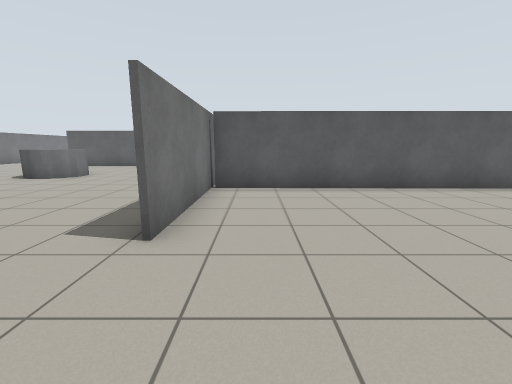
view 1 (above)

24 first-person views from a walk through a Gazebo world. The camera is 1.1 m above the floor, tilts 10° down and sees 90° across. Floor lines are 1 m apart. The floor is counted in squares, 1 m on a side. Each view is taken from the middle of a square. On the plan, view 1 faces up. The plan holds only what a view shows up to about 11 squares ahead; the rest is blank. The place goes on beyond the plan.

view 2
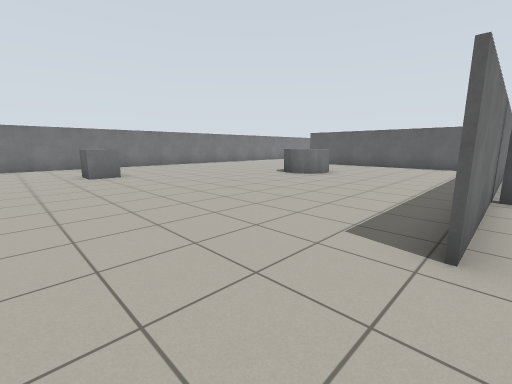

view 3
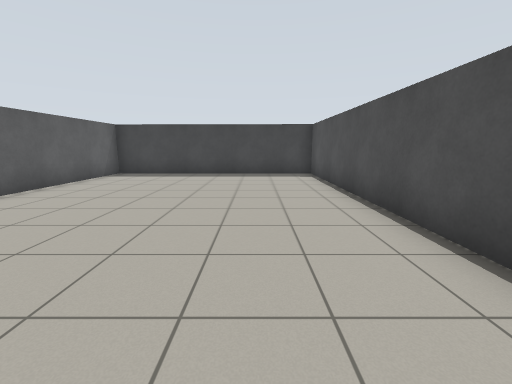

view 4
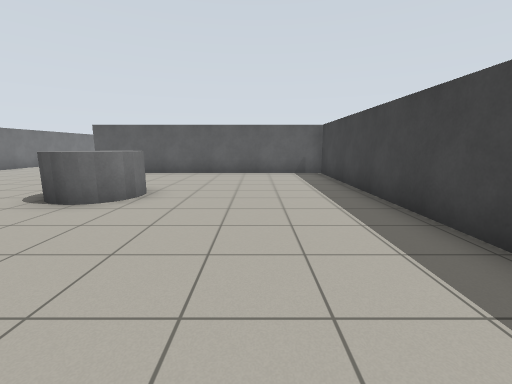

view 5
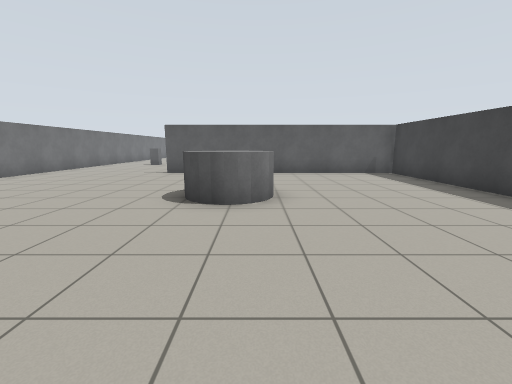

view 6
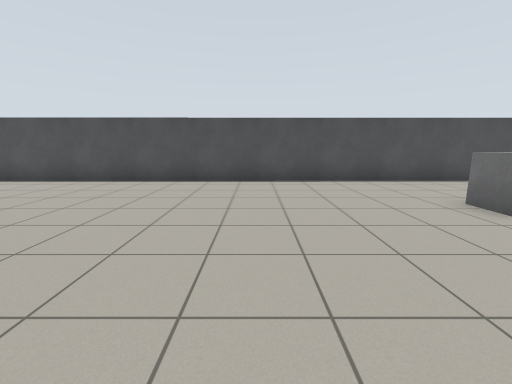

view 7
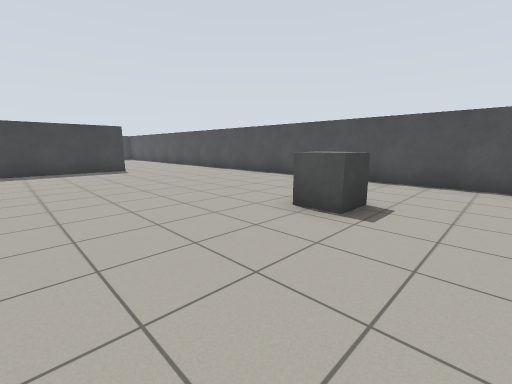

view 8
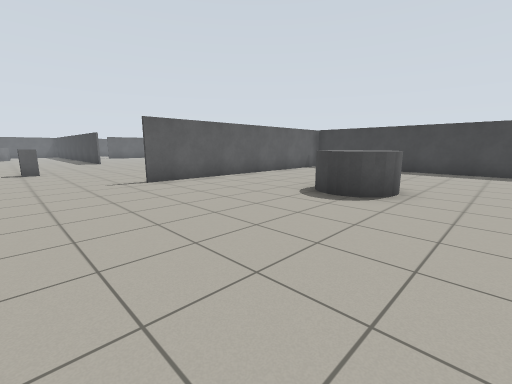

view 9
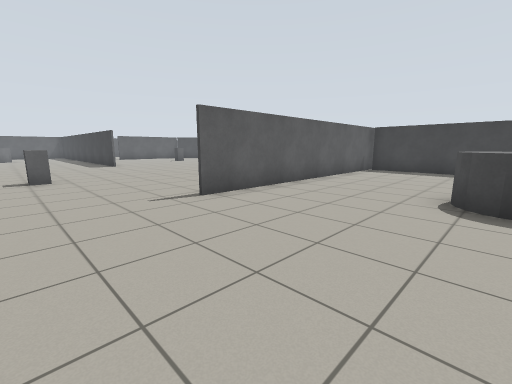

view 10
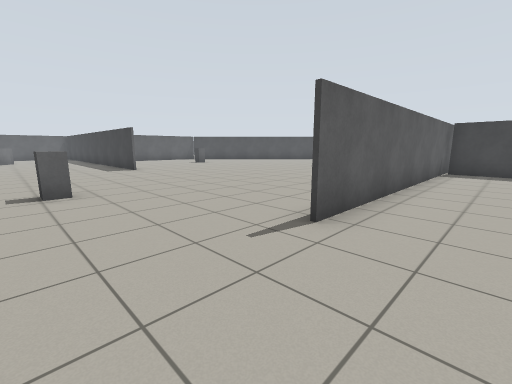

view 11
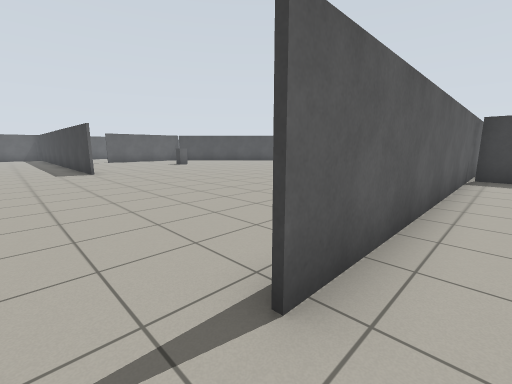

view 12
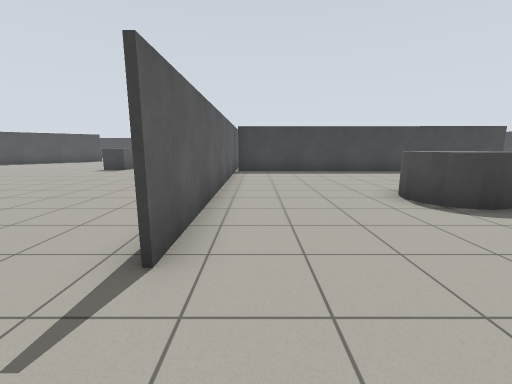

view 13
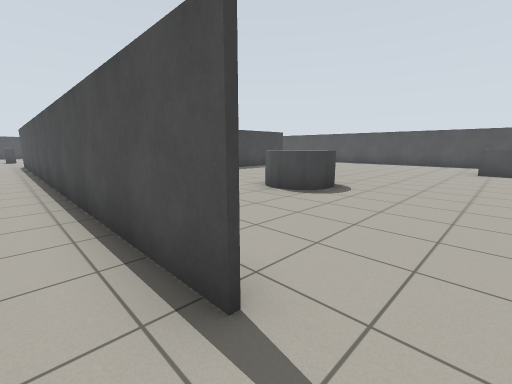

view 14
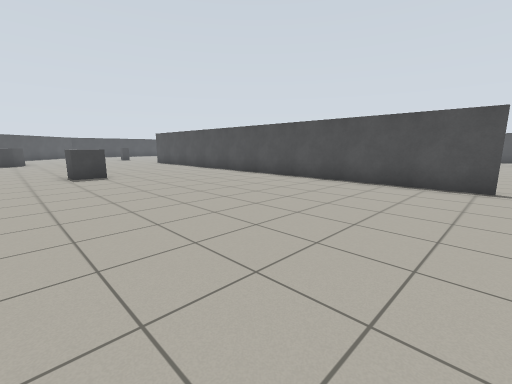

view 15
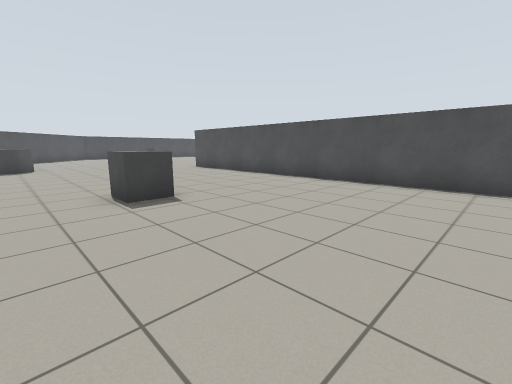

view 16
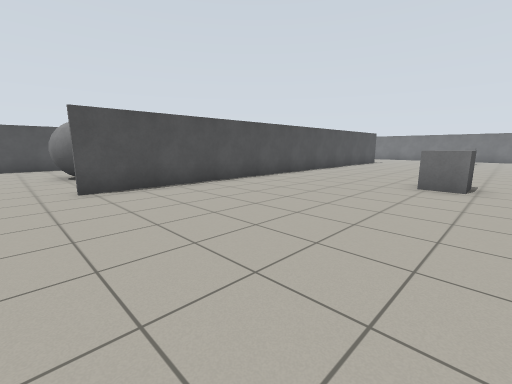

view 17
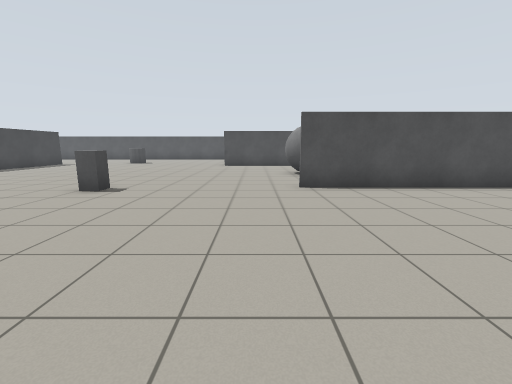

view 18
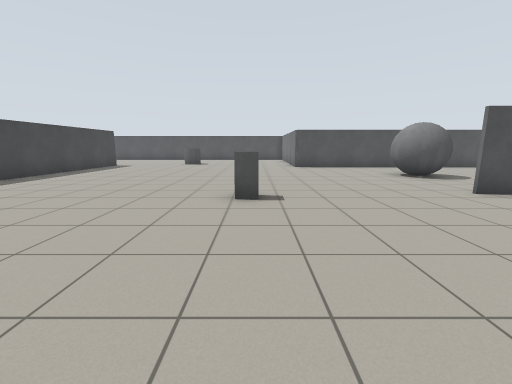

view 19
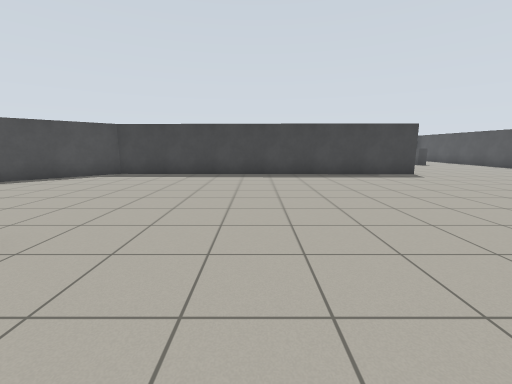

view 20
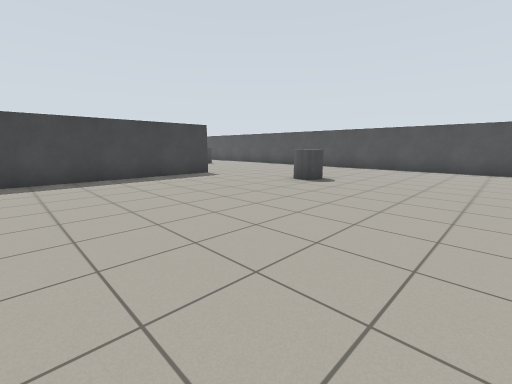

view 21
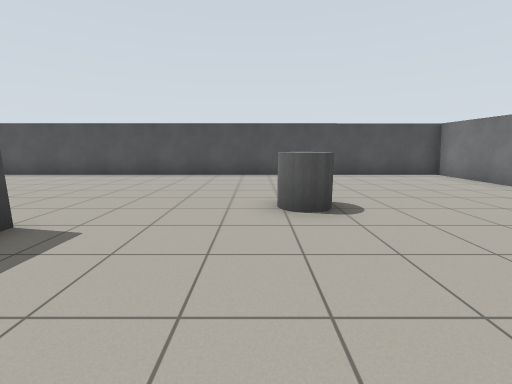

view 22
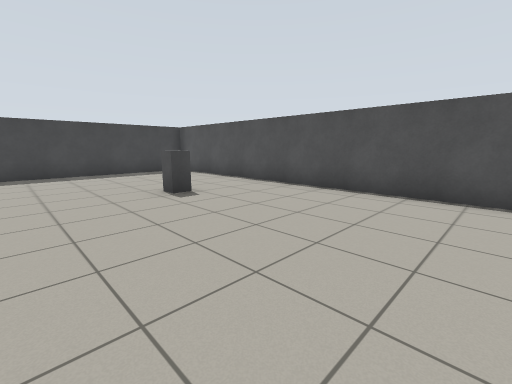

view 23
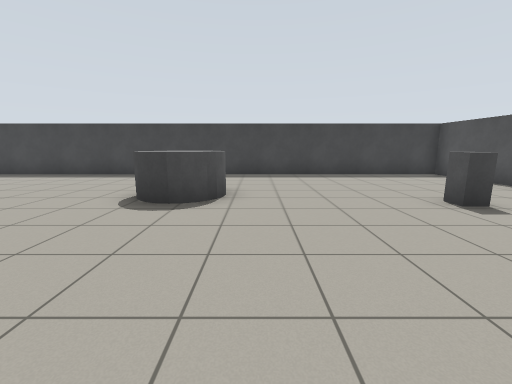

view 24
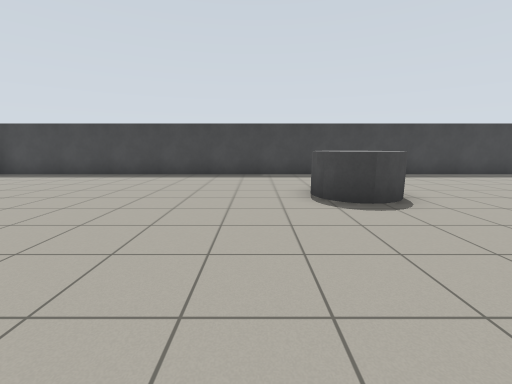

### Floor plan
Points are (right, up) in squares from view 1. A wall is a line through its corners. A room is listed if a view was taken in it or the views show most of it. See-through windows are left out.
Room 1 (views 1, 2, 3, 4, 5, 6, 7, 8, 9, 10)
walls: (-1.3, 3.6) (-1.2, 14.9); (-1.2, 6.9) (-1.2, 2.9); (-0.9, 14.9) (-10.9, 14.9); (-14.6, -1.3) (10.1, -1.3); (9.6, -1.4) (9.7, 6.7) (-1.2, 6.8)
ways out: opening at (-12.5, 14.2) to room 2
objects: grey box (-12, 2) to (-11, 3); grey cylinder (-8, 9) to (-7, 11)
Room 2 (views 11, 12, 13, 14, 15, 16, 17, 18, 19, 20, 21, 22, 23, 24)
walls: (7.2, 6.9) (8.1, 6.9); (20.3, 5.5) (20.5, 17.6) (18, 20.1); (9.8, 1.8) (9.7, -1.3); (0.8, 14.9) (-0.9, 14.9); (-1.2, 11.9) (-1.2, 6.9); (10.1, -1.3) (31.3, -1.3) (31.4, 20.4); (-10.9, 15) (6.9, 15)
ways out: opening at (-12.5, 14.2) to room 1
objects: grey box (-13, 20); grey box (0, 21); grey ball (5, 11) to (7, 12); grey cylinder (9, 22) to (10, 23); grey box (12, 15); grey cylinder (16, 4) to (16, 5); grey box (26, 2); grey cylinder (26, 7) to (27, 8)

Positions as (right, up) in squares from view 1, and headings:
1: (0, 0), facing up
2: (-1, 0), facing up-left
3: (-1, 1), facing right
4: (-4, 4), facing up
5: (-7, 4), facing up
6: (-7, 7), facing down
7: (-14, 7), facing down-right
8: (-14, 7), facing up-right
9: (-14, 10), facing up-right
10: (-14, 13), facing up-right
11: (-12, 14), facing up-right
12: (-13, 14), facing right
13: (-12, 16), facing down-right
14: (-11, 23), facing down-right
15: (-6, 23), facing down-right
16: (8, 22), facing down-left
17: (8, 22), facing down
18: (12, 21), facing down
19: (10, 12), facing right
20: (11, 12), facing down-right
21: (17, 9), facing down
22: (20, 5), facing down-right
23: (21, 6), facing right
24: (21, 10), facing right
